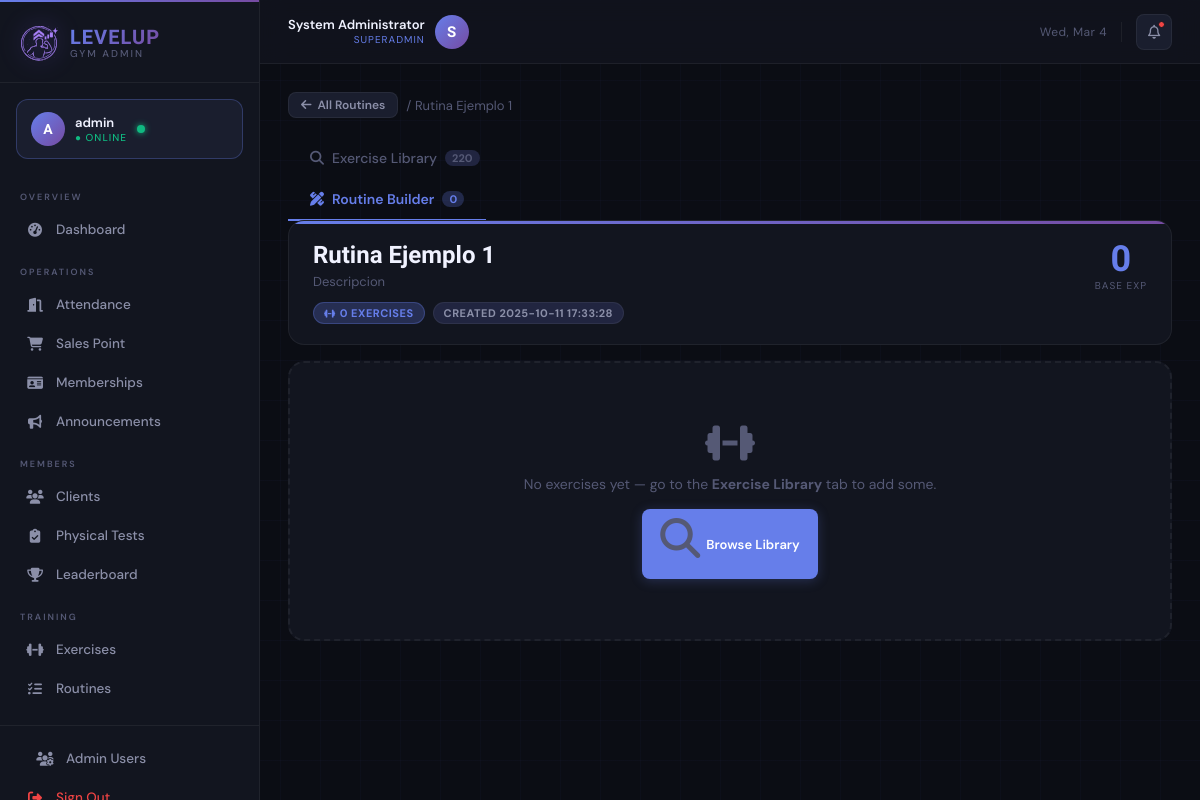
The page /admin/routine/12 (signed in) on the database as committed earlier.
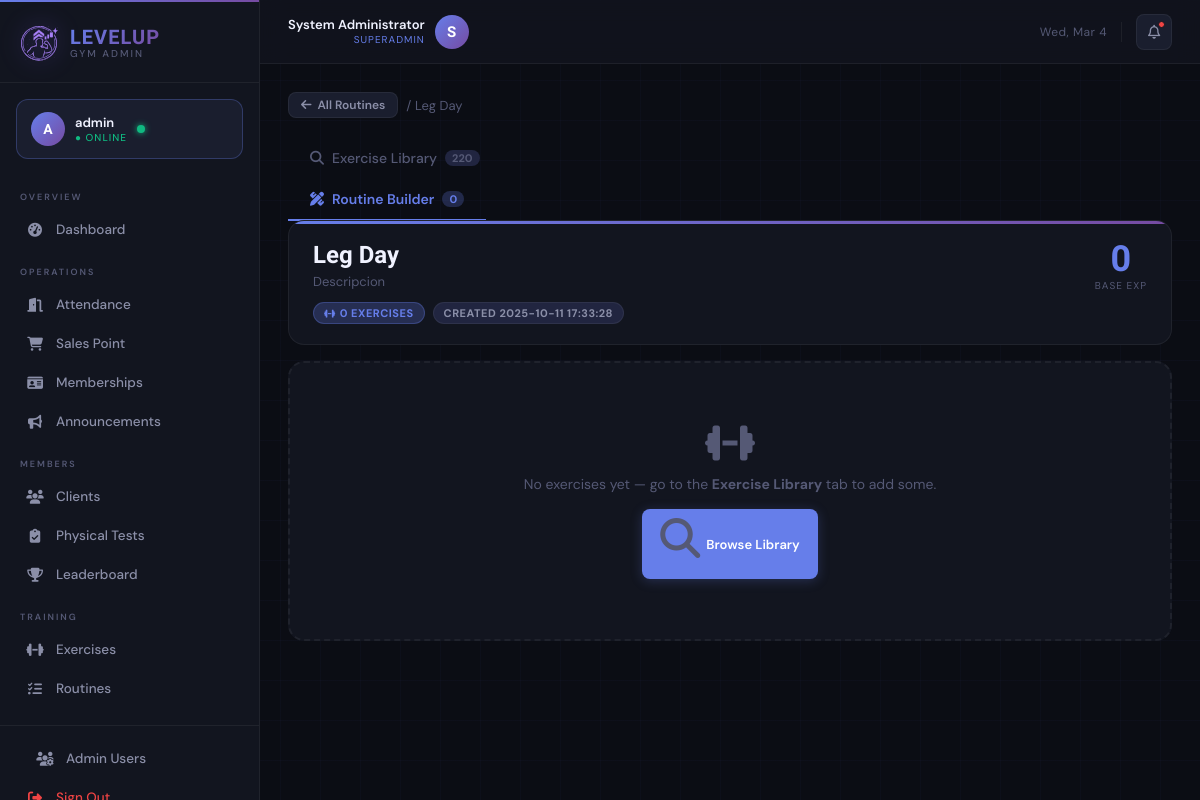
The same page on the database as committed later.
### tables this page shows
CREATE TABLE routines (
                routine_id INTEGER PRIMARY KEY AUTOINCREMENT,
                routine_name TEXT NOT NULL,
                description TEXT,
                created_by TEXT,
                created_date DATETIME DEFAULT CURRENT_TIMESTAMP,
                is_active BOOLEAN DEFAULT 1
            , difficulty_level TEXT CHECK(difficulty_level IN ('beginner','intermediate','advanced')) DEFAULT 'beginner', routine_type TEXT DEFAULT 'Full Body', `primary_muscle` TEXT, `main_class` TEXT);

### main.py (the view)
@app.route('/admin/routine/<int:routine_id>')
@admin_required
def admin_routine_details(routine_id):
    routine = Routine.get_by_id(routine_id)
    if not routine:
        flash('Routine not found', 'error')
        return redirect(url_for('admin_routines'))
    exercises  = routine.get_exercises()
    total_exp  = sum(ex['base_exp'] * ex['sets'] for ex in exercises)
    added_ids  = {ex['exercise_id'] for ex in exercises}
    all_exercises = Exercise.get_all()
    return render_template(
        'admin/routine_details.html',
        routine       = routine,
        exercises     = exercises,
        total_exp     = total_exp,
        added_ids     = added_ids,
        all_exercises = all_exercises,
    )

### database/db_manager.py (called while the page is built)
    def connect(self):
        self.conn = sqlite3.connect(self.db_name)
        self.conn.row_factory = sqlite3.Row  # Access columns by name
        self.cursor = self.conn.cursor()

    def disconnect(self):
        if self.conn:
            self.conn.close()

    def execute_query(self, query, params=None):
        self.connect()
        if params:
            self.cursor.execute(query, params)
        else:
            self.cursor.execute(query)
        results = self.cursor.fetchall()
        self.disconnect()
        return results

### main.py (called while the page is built)
def admin_required(f):
    @wraps(f)
    def decorated_function(*args, **kwargs):
        if not session.get('admin_logged_in'):
            return redirect(url_for('admin_login'))
        return f(*args, **kwargs)
    return decorated_function

### models/exercise_model.py (called while the page is built)
    @property
    def target_muscle(self):
        if self.complementary_muscle:
            return f"{self.primary_muscle}, {self.complementary_muscle}"
        return self.primary_muscle or ''

    @staticmethod
    def get_all():
        db      = DatabaseManager()
        results = db.execute_query('SELECT * FROM exercises ORDER BY name')
        return [Exercise._from_row(r) for r in results]

### templates/admin/routine_details.html (shortened to what the changed rows need)
{% extends "admin/base.html" %}
{% block content %}
<div style="display:flex; align-items:center; gap:8px; margin-bottom:20px; flex-wrap:wrap;">
    <a href="{{ url_for('admin_routines') }}" class="btn btn-ghost btn-sm">
        <i class="fa-solid fa-arrow-left"></i> All Routines
    </a>
    <span style="color:var(--text-muted); font-size:13px;">/ {{ routine.routine_name }}</span>
</div>
{% endblock %}

### templates/admin/base.html (shortened to what the changed rows need)
<!DOCTYPE html>
<html lang="en">
<head>
    <link rel="stylesheet" href="https://cdnjs.cloudflare.com/ajax/libs/font-awesome/6.5.0/css/all.min.css">
</head>
<body>
<aside class="sidebar" id="sidebar">
    <div class="sidebar-admin-badge">
        <div class="admin-info">
            <div class="admin-name">{{ session.admin_username or 'Admin' }}</div>
            <div class="admin-role">● Online</div>
        </div>
    </div>
</aside>
<div class="main-wrapper">
    <main class="page-content">
        {% block content %}{% endblock %}
    </main>
</div>
</body>
</html>

Rows that differ between the two databases and show on the page:
changed routines "admin": routine_name "Rutina Ejemplo 1" → "Leg Day"
